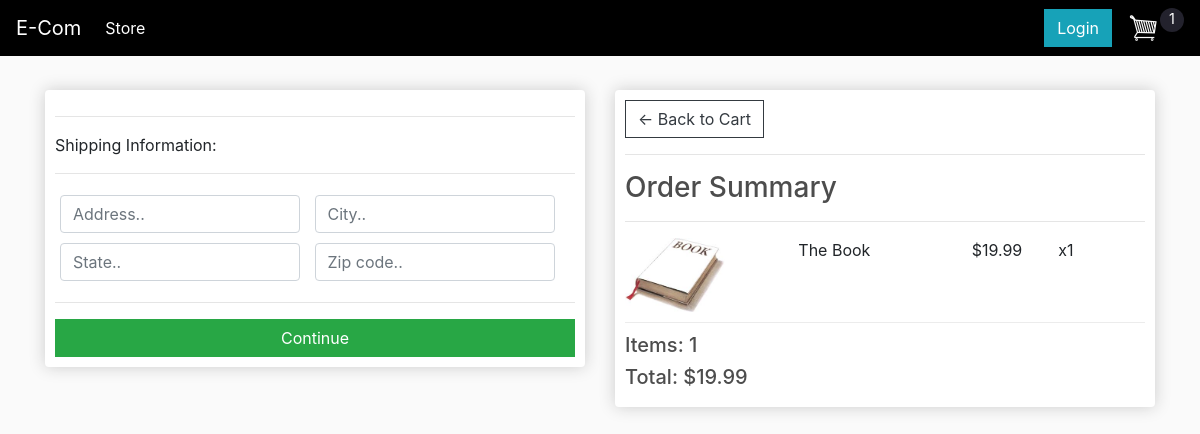
The page /checkout/ (signed in) on the database as committed earlier.
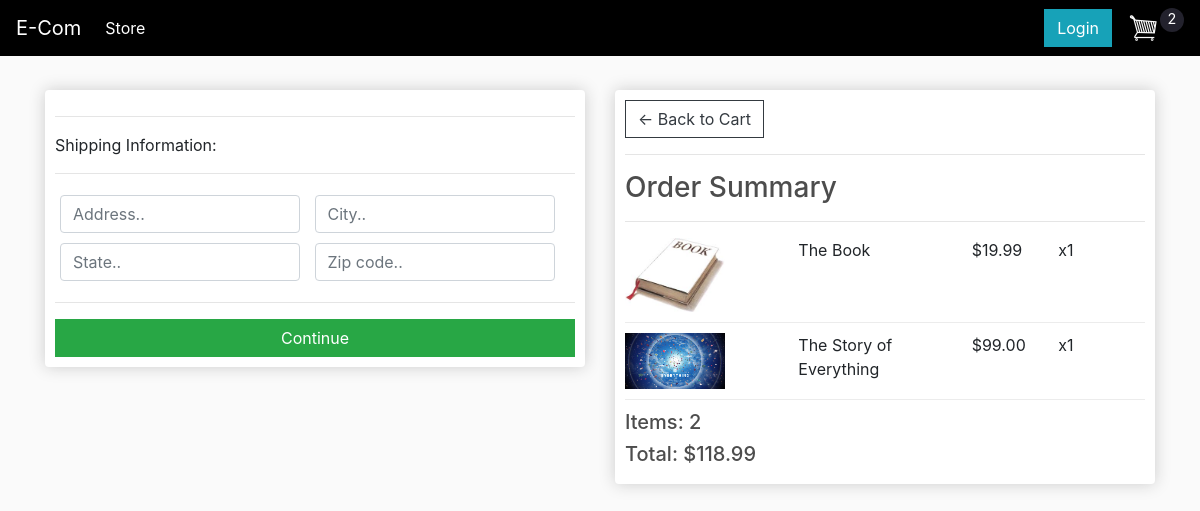
The same page on the database as committed later.
### store/models.py (models this page shows, shortened)
class Order(models.Model):
    customer = models.ForeignKey(
        Customer, on_delete=models.SET_NULL, null=True, blank=True)
    date_ordered = models.DateTimeField(auto_now_add=True)
    complete = models.BooleanField(default=False, null=True, blank=True)
    transaction_id = models.CharField(max_length=240, blank=True)
    @property
    def get_cart_total(self):
        orderitems = self.orderitem_set.all()
        total = sum([item.get_total for item in orderitems])
        return total
    @property
    def get_cart_quantity(self):
        orderitems = self.orderitem_set.all()
        total = sum([item.quantity for item in orderitems])
        return total
    @property
    def shipping(self):
        shipping = False
        orderitems = self.orderitem_set.all()
        for orderitem in orderitems:
            if not orderitem.product.digital:
                shipping = True
            pass
        return shipping

class OrderItem(models.Model):
    product = models.ForeignKey(
        Product, on_delete=models.SET_NULL, null=True, blank=True)
    order = models.ForeignKey(
        Order, on_delete=models.SET_NULL, null=True, blank=True)
    quantity = models.IntegerField(default=0, null=True, blank=True)
    date_added = models.DateTimeField(auto_now_add=True)
    @property
    def get_total(self):
        total = self.product.price * self.quantity
        return total

class Product(models.Model):
    name = models.CharField(max_length=240, blank=True)
    price = models.DecimalField(
        decimal_places=2, max_digits=12, null=True, blank=True)
    digital = models.BooleanField(default=False, null=True, blank=True)
    image = models.ImageField(null=True, blank=True)
    @property  # this is a property decorator. It allows func's to be called as attribs
    def imageURL(self):
        try:
            url = self.image.url
        except:
            url = ''
        return url

### store/views.py (the view)
# urls.py: path('checkout/', views.checkout, name='checkout'),
def checkout(request):
    data = cartData(request)
    order = data['order']
    items = data['items']
    context = {'items': items, 'order': order}
    return render(request, 'store/checkout.html', context)

### store/utils.py (called while the page is built)
def cartData(request):
    if request.user.is_authenticated:
        customer = request.user.customer
        order, created = Order.objects.get_or_create(
            customer=customer, complete=False)
        items = order.orderitem_set.all()
    else:
        cookie_data = cookieCart(request)
        order = cookie_data['order']
        items = cookie_data['items']
    return {'order': order, 'items': items}

### store/templates/store/checkout.html (shortened to what this page needs)
{% extends 'store/main.html' %}
{% load static %}
{% block content %}
    <div class="row">
        <div class="col-lg-6">
            <div class="box-element" id="form-wrapper">
                <form id="form">
                    <div id="shipping-info">
                        <hr>
                        <p>Shipping Information:</p>
                        <hr>
                        <div class="form-field">
                            <input class="form-control" type="text" name="address"
                            placeholder="Address..">
                        </div>
                        <div class="form-field">
                            <input class="form-control" type="text" name="city"
                            placeholder="City..">
                        </div>
                        <div class="form-field">
                            <input class="form-control" type="text" name="state"
                            placeholder="State..">
                        </div>
                        <div class="form-field">
                            <input class="form-control" type="text" name="zipcode"
                            placeholder="Zip code..">
                        </div>
                    </div>
                    <hr>
                    <input id="form-button" class="btn btn-success btn-block"
                    type="submit" value="Continue">
                </form>
            </div>
            <br>
        </div>
        <div class="col-lg-6">
            <div class="box-element">
                <a class="btn btn-outline-dark" href="{% url 'cart' %}">&#x2190; Back to Cart</a>
                <hr>
                <h3>Order Summary</h3>
                <hr>
                {% for item in items %}
                <div class="cart-row">
                    <div style="flex:2"><img class="row-image" src="{{item.product.imageURL}}"></div>
                    <div style="flex:2">{{item.product.name}}</div>
                    <div style="flex:1">${{item.product.price}}</div>
                    <div style="flex:1">x{{item.quantity}}</div>
                </div>
                {% endfor %}
                <h5>Items:   {{order.get_cart_quantity}}</h5>
                <h5>Total:   ${{order.get_cart_total}}</h5>
            </div>
        </div>
    </div>
{% endblock  %}

### store/templates/store/main.html (shortened to what this page needs)
<!DOCTYPE html>
{% load static %}
<html lang="en">
<head>
    <link rel="stylesheet" href="https://stackpath.bootstrapcdn.com/bootstrap/4.5.0/css/bootstrap.min.css">
    <link rel="stylesheet" type="text/css" href="{% static 'css/main.css' %}" />
</head>
<header>
    <nav class="navbar navbar-expand-lg navbar-dark bg-dark">
        <a class="navbar-brand" href="{% url 'store' %}">E-Com</a>
        <div class="collapse navbar-collapse" id="navbarSupportedContent">
            <ul class="navbar-nav mr-auto">
                <li class="nav-item active">
                    <a class="nav-link" href="{% url 'store' %}">Store<span class="sr-only">(current)</span></a>
                </li>
            </ul>
            <div class="form-inline my-2 my-lg-0">
                <a href="#"class="btn btn-info">Login</a>
	     	    <a href="{% url 'cart' %}">
	    		    <img id="cart-icon" src="{% static 'images/cart.png' %}">
	    	    </a>
	    	    <p id="cart-total">{{order.get_cart_quantity}}</p>
            </div>
        </div>
    </nav>
</header>
<body>
    <div class='container'>
      <br>
        {% block content %}
        {% endblock  %}
    </div>
</body>
</html>

Rows that differ between the two databases and show on the page:
removed Order: get_cart_quantity "1", get_cart_total "19.99"
added Order: get_cart_quantity "2", get_cart_total "118.99"
added OrderItem: product.imageURL (picture), product.name "The Story of Everything", product.price "99.00", quantity "1"
